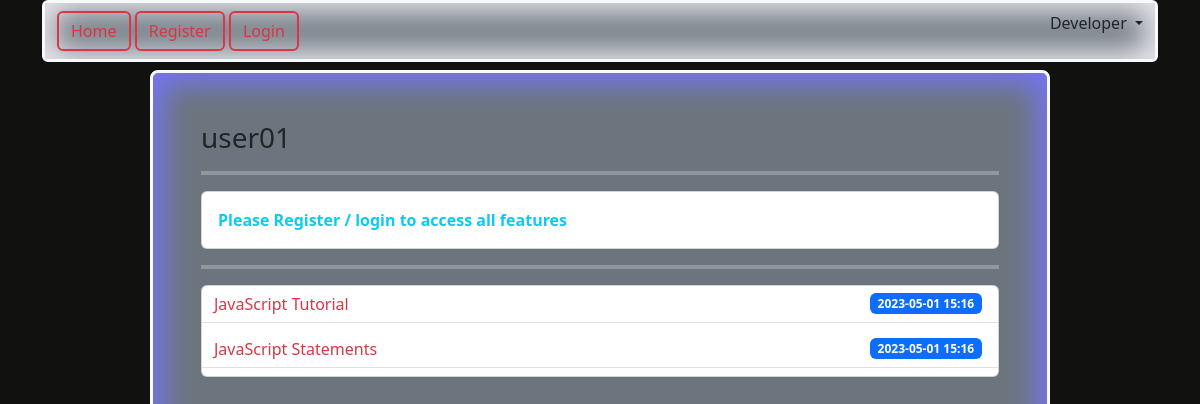
The page /user/1 on the database as committed earlier.
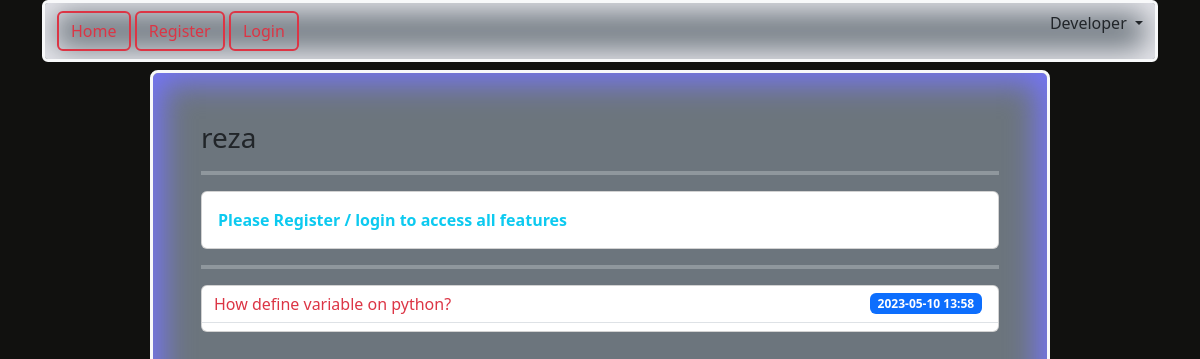
The same page on the database as committed later.
### app/users/models.py (models this page shows, shortened)
class User(BaseModel,UserMixin):
    username=db.Column(db.String(40),unique=True)
    password=db.Column(db.String(60))
    phone=db.Column(db.String(13))
    login_attempt=db.Column(db.Integer,default=0)
    private=db.Column(db.Boolean,default=False)
    phone_show=db.Column(db.Boolean,default=False)
    email=db.Column(db.String(60))
    post=db.relationship('Post',backref='author',lazy=True)

### app/posts/models.py (models this page shows, shortened)
class Post(BaseModel):
    title=db.Column(db.String(200),nullable=False)
    content=db.Column(db.Text,nullable=False)
    user_id=db.Column(db.Integer,db.ForeignKey('user.id'))

### app/users/routes.py (the view)
@blueprint.route('/user/<int:id>',methods=['POST','GET'])
def user(id):
    user=User.query.get_or_404(id)
    follow=False
    access=False
    form=FolowForm()
    if current_user.is_authenticated and user:
        relation=Follow.query.filter_by(follower=current_user.id,followed=user.id).first()
        if relation:
            follow=True
            if relation.accept and user.private:
                access=True
    posts=Post.query.filter_by(user_id=id).all()
    return render_template('users/user.html',user=user,follow=follow,form=form,access=access,posts=posts)

### app/templates/users/user.html (shortened to what this page needs)
{% extends 'base.html' %}
{% block content %}
<div class="d-flex  align-items-center justify-content-center  overflow-auto mt-2 w-100 " style="height:90%" >
<div class="bg-secondary w-75 h-100 p-5 overflow-auto rounded-3 border border-light border-3" style="box-shadow: inset 0px 0px 30px 10px rgb(117, 117, 246);">
    <h3> {{user.username if user.username else 'User name : NoN'}} </h3>
    <hr class="boeder border-light border-4">
        {% if not current_user.is_authenticated%}
        <div class="card">
            <div class="card-body d-flex justify-content-between fw-bolder text-info">
                Please Register / login to access all features
                </div> </div>
{% endif %}
        <hr class="boeder border-light border-4">
        {% if posts %}
        {% if user.private==False or (user.private==True and access==True ) or (user==current_user) %}
        <div class="card">
        {% for post in posts %}
            <div class="card-title d-flex justify-content-between  align-items-center border-bottom">
              <a href="{{url_for('/posts.post',id=post.id)}}" class="btn btn-outline-danger border-0"  >
                {{post.title}}</a >
                <span class="badge bg-primary  me-3 ">{{post.create_at.strftime('%Y-%m-%d  %H:%M')}}</span>
            </div>
        {% endfor %}
         </div>
        {% endif %}
        {% endif %}
</div>
</div>
{% endblock %}

### app/templates/base.html (shortened to what this page needs)
<!DOCTYPE html>
<html lang="en">
  <head>
    <link
      href="https://cdn.jsdelivr.net/npm/bootstrap@5.3.0-alpha3/dist/css/bootstrap.min.css"
      rel="stylesheet"
    />
  </head>
  <body>
    <div class="container-xl ">
      {% include 'includes/navbar.html' %} {% include
      'includes/messages.html'%}{% include 'includes/form_errors.html'%} {%
      block content %}{% endblock %}
  </body>
</html>

### app/templates/includes/navbar.html (shortened to what this page needs)
<nav class="navbar bg-secondary  rounded-2 border border-light border-3" style="box-shadow: inset 0px 0px 30px 10px rgb(233, 233, 238);">
    <div class="container-fluid d-flex justify-content-between" >
      <div >
      <a class="btn btn-outline-danger border border-danger border-2" href="{{url_for('home')}}">Home</a>
      {% if current_user.is_authenticated%}
      <a class="btn btn-outline-danger border border-danger border-2" href="{{url_for('/users.logout')}}">Logout</a>
      <a class="btn btn-outline-danger border border-danger border-2" href="{{url_for('/users.settings')}}">Settings</a>
      <a class="btn btn-outline-danger border border-danger border-2" href="{{url_for('/users.user',id=current_user.id)}}">Profile</a>
      {% else %}
      <a class="btn btn-outline-danger border border-danger border-2" href="{{url_for('/users.register')}}">Register</a>
      <a class="btn btn-outline-danger border border-danger border-2" href="{{url_for('/users.login')}}">Login</a>
      {% endif%}
    </div>
    <ul style="list-style-type: none;">
    <li class="nav-item dropdown">
      <a class="nav-link dropdown-toggle" href="#" role="button" data-bs-toggle="dropdown" aria-expanded="false">
        Developer
      </a>
    </li>
  </ul>
  </div>
    </div>

### app/templates/base.html (style rules this page uses)
body { margin: 0; padding: 0; background-color: rgb(17, 17, 15); height: 100vh; }

Rows that differ between the two databases and show on the page:
removed Post: title "JavaScript Tutorial", create_at "2023-05-01 15:16"
removed Post: title "JavaScript Statements", create_at "2023-05-01 15:16"
changed User: username "user01" → "reza"
now on this page (row edited): Post: title "How define variable on python?", create_at "2023-05-10 13:58"
